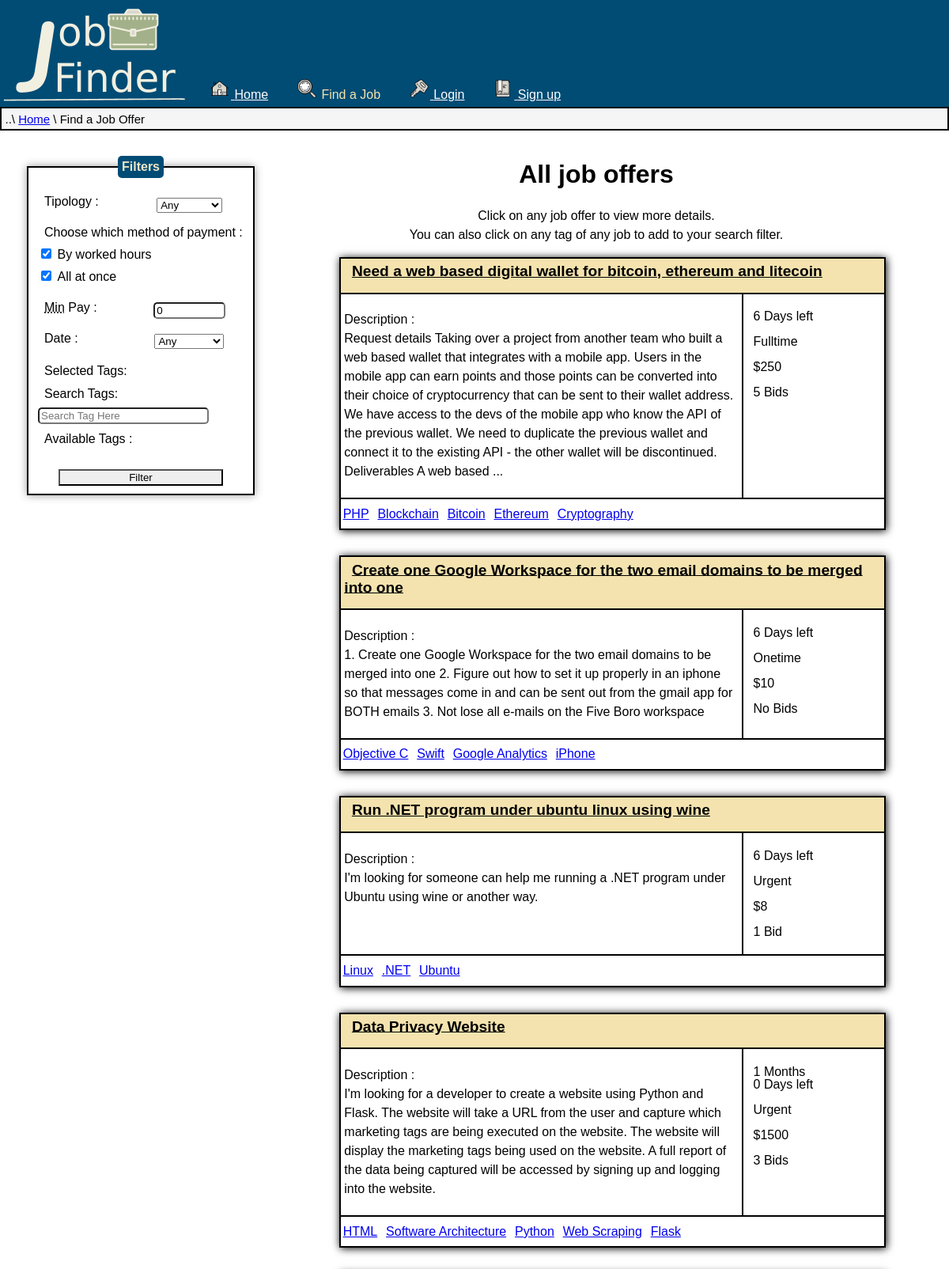
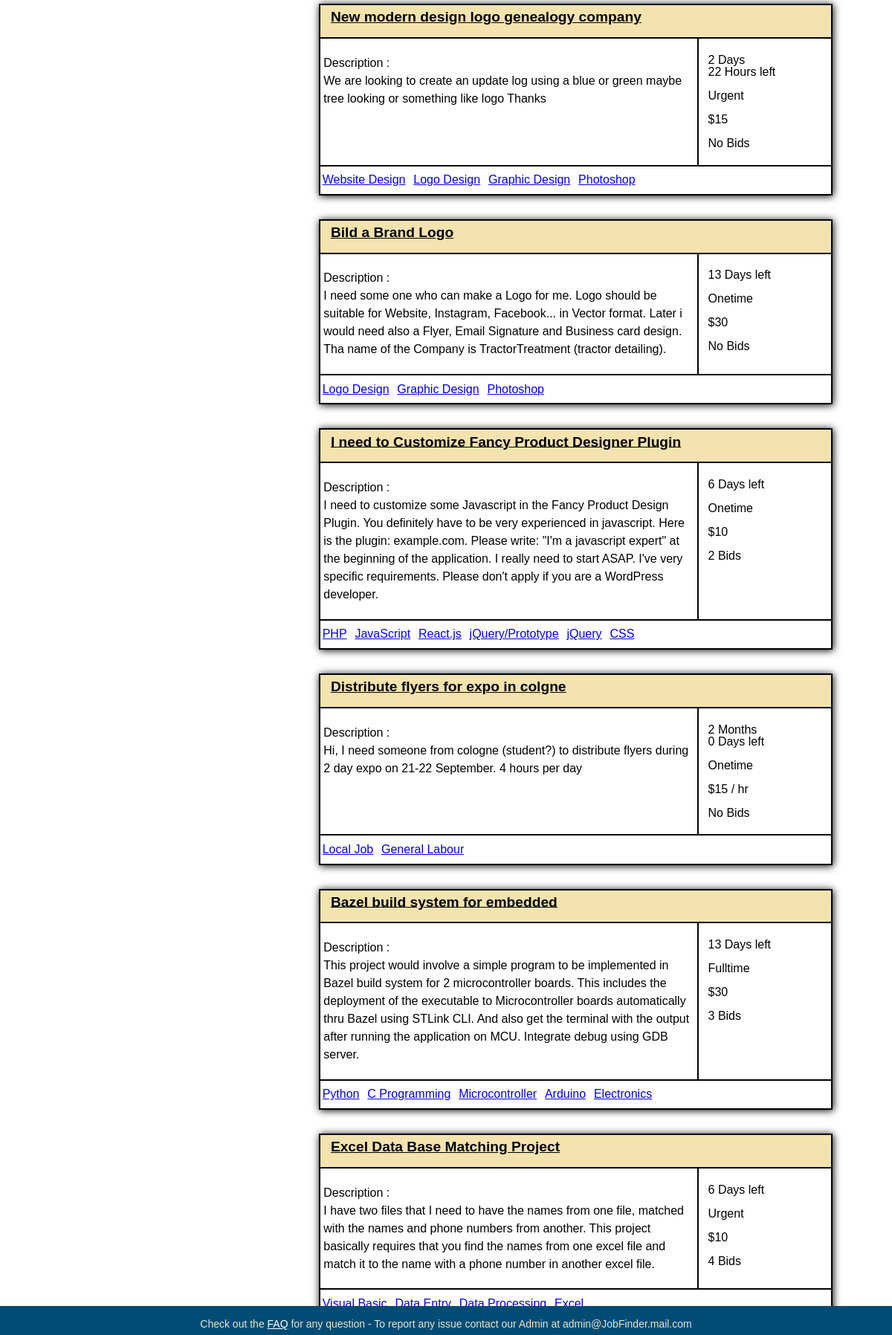
The app's page /PHP/FindJob.php (upper part) with its own data (2 pictures, top to bottom).
### tables this page shows
CREATE TABLE `current_jobs` (
  `Code_job` int(10) UNSIGNED NOT NULL,
  `Code_user` int(10) UNSIGNED NOT NULL,
  `Date` datetime NOT NULL,
  `Title` varchar(128) NOT NULL,
  `Description` varchar(4096) NOT NULL,
  `Tipology` enum('Fulltime','Onetime','Urgent','Recruiter') DEFAULT NULL,
  `Payment` tinyint(1) NOT NULL,
  `P_min` int(6) NOT NULL,
  `P_max` int(6) NOT NULL,
  `Expiring` datetime NOT NULL
);

### PHP/DBAccess.php (called while the page is built, shortened)
<?php
class DBAccess {
	private $connection;
	public function openDBConnection(){
		$this->connection = mysqli_connect(DBAccess::HOST_DB, DBAccess::USERNAME, DBAccess::PASSWORD, DBAccess::DBNAME);
		if(!$this->connection){
			echo("connessione al DB fallita: ".mysqli_connect_errno());
			return false;
		}
		else
			return true;
	}
  public function getBids($id) {
    if(isset($id)){
      $queryInserimento = 'SELECT users.Code_user AS Code, users.Picture as PFP,users.Nickname, bids.User_price AS Price, bids.Bid_selfdescription AS Description
							FROM bids INNER JOIN users ON bids.Code_user=users.Code_user WHERE Code_job = ? ;';
      $queryCall=mysqli_prepare($this->connection, $queryInserimento);
      mysqli_stmt_bind_param($queryCall,'i',$id);
      mysqli_stmt_execute($queryCall);
      $queryResult = mysqli_stmt_get_result($queryCall);
      if(mysqli_num_rows($queryResult) == 0)
        return null;
      $result=array();
      while($row=mysqli_fetch_assoc($queryResult))
        array_push($result, $row);
      return $result;
    } else
      return null;
  }
  public function getTags($id,$table) {
    if(isset($id) and isset($table)) {
		$user='SELECT tags_users.Code_tag, Name FROM tags_users INNER JOIN tags ON tags_users.Code_tag=tags.Code_tag WHERE Code_user = ?;';
		$current='SELECT tags_current_jobs.Code_tag, Name FROM tags_current_jobs INNER JOIN tags ON tags_current_jobs.Code_tag=tags.Code_tag WHERE Code_job = ?;';
		$past='SELECT tags_past_jobs.Code_tag, Name FROM tags_past_jobs INNER JOIN tags ON tags_past_jobs.Code_tag=tags.Code_tag WHERE Code_job = ?;';
		$queryCall=null;
		if(!$table)
			$queryCall=mysqli_prepare($this->connection, $user);
		else if($table==1)
			$queryCall=mysqli_prepare($this->connection, $current);
		else
			$queryCall=mysqli_prepare($this->connection, $past);
		mysqli_stmt_bind_param($queryCall,'i',$id);
		mysqli_stmt_execute($queryCall);
		$queryResult = mysqli_stmt_get_result($queryCall);
		if(mysqli_num_rows($queryResult) == 0)
			return null;
		else {
			$result=array();
			while ($tmp=mysqli_fetch_row($queryResult))
				$result[$tmp[1]]=$tmp[0];
			return $result;
		}
    } else
		return null;
  }
  public function searchJob($bool=false, $tipology='Any',$min=0,$date=9999999,$page=0,$pay=2){
	$page--;
	$begin='
	SELECT current_jobs.Code_job, Date, Title, current_jobs.Description, Tipology, Payment, P_min, P_max, Expiring FROM current_jobs';
	$middle="
	    INNER JOIN users
			ON users.Code_user=current_jobs.Code_user
		WHERE
		    users.Status='Active' AND
		 	TIMESTAMPDIFF(HOUR,Date,CURDATE()) < ? AND
			P_min > ?
			";
  $payString='';
	$middle2='
		ORDER BY
	';
	$end='
		 	Date 		   	DESC,
		 	Tipology';
	$Nresults='SELECT COUNT(*) FROM (';
	$limit=' LIMIT ?, ?;';
	$type='';
	$param=array();
	$query=$begin;
	$i=0;
	$query.=$middle;
    $query.=$payString;
	$type.='ii';
	$param[$i]=$date;
	$i++;
	$param[$i]=$min;
	$i++;
	if(!$bool){
		$query.=$middle2;
		$query.=$end;
	}
	if($bool){
		$query=$Nresults.$query.') AS subquery;';
		$queryCall=mysqli_prepare($this->connection,$query);
		$queryCall->bind_param($type, ...$param);
		mysqli_stmt_execute($queryCall);
		$result=mysqli_fetch_row(mysqli_stmt_get_result($queryCall))[0];
		return $result;
	}
	$query.=$limit;
	$type.='ii';
	$param[$i]=$page*10;
	$param[$i+1]=10;
	$queryCall=mysqli_prepare($this->connection,$query);
	$queryCall->bind_param($type, ...$param);
		mysqli_stmt_execute($queryCall);
	$queryResult = mysqli_stmt_get_result($queryCall);
	$result=array();
	while($row=mysqli_fetch_assoc($queryResult))
		array_push($result, $row);
	return $result;
  }
}
?>

### PHP/FindJob.php (the view, shortened to what this page needs)
<?php
	require_once 'DBAccess.php';
	$HTML = file_get_contents('..'. DIRECTORY_SEPARATOR .'HTML'. DIRECTORY_SEPARATOR .'FindJob.html');
	$HTMLContent ='';
	$TagModule = file_get_contents('..'. DIRECTORY_SEPARATOR .'HTML'. DIRECTORY_SEPARATOR .'Elements'. DIRECTORY_SEPARATOR .'TagsSearch.html');
	$HTML = str_replace('<TagModule/>',$TagModule,$HTML);
	if(isset($_SESSION['user_Username']))
	{
		$HTML = str_replace('<createjob/>','<li><a href="CreateJob.php">
		<img src="..'. DIRECTORY_SEPARATOR .'IMG'. DIRECTORY_SEPARATOR .'Icons'. DIRECTORY_SEPARATOR .'write.png" class="icons" alt=""> Create an Offer </a></li>',$HTML);
		$HTMLContent = '<li><a href="Welcome.php">
		<img src="..'. DIRECTORY_SEPARATOR .'IMG'. DIRECTORY_SEPARATOR .'UsrPrfl'. DIRECTORY_SEPARATOR . $_SESSION['user_Icon'] .'" alt="Your Profile Picture" id="profilepic" class="icons">User Profile</a></li>';
	}
	else
	{
		$HTML = str_replace('<createjob/>','',$HTML);
		$HTMLContent = '
		<li><a href="Login.php">
		<img src="..'. DIRECTORY_SEPARATOR .'IMG'. DIRECTORY_SEPARATOR .'Icons'. DIRECTORY_SEPARATOR .'login.png" class="icons" alt=""> Login </a></li>
		<li><a href="Signup.php">
		<img src="..'. DIRECTORY_SEPARATOR .'IMG'. DIRECTORY_SEPARATOR .'Icons'. DIRECTORY_SEPARATOR .'book.png" class="icons" alt=""> Sign up </a></li>';
	}
	$HTML = str_replace('<subpage/>',$HTMLContent,$HTML);
	$HtmlContent='<ul id="jobList">';
	$pageHTML='';
	$type= 'Any';
	$min=0;
	$Pay=0;
	$date=9999999;
	$page=1;
	$HtmlTypologySelect='
		<option value="Any" '.($type=='Any'? 'selected':'').'>Any</option>
		<option value="Fulltime" '.($type=='Fulltime'? 'selected':'').'>Fulltime</option>
		<option value="Onetime" '.($type=='Onetime'? 'selected':'').'>Onetime</option>
		<option value="Urgent" '.($type=='Urgent'? 'selected':'').'>Urgent</option>
		<option value="Recruiter" '.($type=='Recruiter'? 'selected':'').'>Recruiter</option>
		';
	$HtmlDateSelect='
		<option value="9999999" '.($date==9999999? 'selected':'').'>Any</option>
		<option value="1" '.($date==1? 'selected':'').'>Last Hour</option>
        <option value="24" '.($date==24? 'selected':'').'>Last Day</option>
        <option value="168" '.($date==168? 'selected':'').'>Last Week</option>
        <option value="744" '.($date==744? 'selected':'').'>Last Month</option>
		';
  $HtmlCheckboxPay='
    <label id="labelPayment">Choose which method of payment :</label>
    <input type="checkbox" id="Pay1" name="Pay1" value="Pay1" '. (($Pay==1 OR $Pay==0) ? 'checked' : '').'>
    <label for="Pay1" id="labelPay1"> By worked hours</label><br>
    <input type="checkbox" id="Pay2" name="Pay2" value="Pay2" '. (($Pay==2 OR $Pay==0) ? 'checked' : '').'>
    <label for="Pay2" id="labelPay2"> All at once</label>';
	$DBAccess = new DBAccess();
	$NumberPages = $DBAccess->searchJob(true,$type,$min,$date,$page,$Pay);
	$result = $DBAccess->searchJob(false,$type,$min,$date,$page,$Pay);
	$NumberPages=ceil($NumberPages / 10);
	if($result){
		foreach($result as $row)
		{
			$desc=$row["Description"];
			if(strlen($desc)>512){
				$desc=substr($desc,0,511);
				$desc=substr($desc,0,strrpos($desc, ' ') + 1).'...';
			}
			$bids= $DBAccess->getBids($row['Code_job']);
			if($bids)
				$bids=count($bids);
			else
				$bids=0;
			$left=DateTime::createFromFormat('Y-m-d H:i:s', $row["Expiring"])->diff(new DateTime());
			$leftString='';
			if($left->m)
				$leftString.=$left->m.' Months<br>'.$left->d.' Days';
			else if($left->d>2)
				$leftString.=$left->d.' Days';
			else if($left->d>0 and $left->d<3)
				$leftString.=$left->d.' Days<br>'.$left->h.' Hours';
			else
				$leftString.=$left->i.' Minutes';
			$HtmlContent .='
		<li class="job">
      <div class="jobTitle">
        <a class="title" href="..'. DIRECTORY_SEPARATOR .'PHP'. DIRECTORY_SEPARATOR .'ViewJob.php?Code_job='.$row["Code_job"].'">'.$row["Title"].'</a>
			</div>
      <div class="jobDescription">
				<p class="description"><span>Description</span> : <br>'.trim(preg_replace('/\s+/', ' ', $desc)).'</p>
			</div>
			<div class="info">
				<p class="date">'.$leftString.' left</p>
				<p class="type">'.trim($row["Tipology"]).'</p>
				<p class="minPay">$'.trim($row["P_min"]). (trim($row["Payment"])==0? '' : ' / hr') .'</p>
				<p class="bids">'.($bids? ($bids>1? ($bids.' Bids') : ($bids.' Bid')) : 'No Bids').'</p>
			</div>';
			$jobTags=$DBAccess->getTags($row['Code_job'],1);
			if($jobTags) {
				$HtmlContent .='
			<ul aria-label="list of tags" class="tags">';
				foreach($jobTags as $name=>$value){
					$HtmlContent .='
				<li><a href="?tag='.$value.'">'.$name.'</a></li>';
				}
				$HtmlContent .='
			</ul>';
			}
			$HtmlContent .='
		</li>';
		}
		$HtmlContent .='
	</ul>';
	}
	else
		$HtmlContent.='<p>No Jobs Currently Available. Try to change your filters in the <a href="#formFilter">filtering form</a> to find more Jobs.</p><img id="NoAvailableJob" src="../IMG/Tumbleweed.gif" alt="Animated image of a rolling tumbleweed across the desert" id="NoAvailableJob"></div>';
	if($result){
		$pageHTML ='';
		$urlType=($type)? '&amp;Tipology='.$type : '';
		$urlMin=($min>0)? '&amp;PayMin='.$min : '';
		$urlDate=($date!=9999999)? '&amp;Date='.$date : '';
		$urlPay=($Pay)? '&amp;pay='.$Pay :'';
		$get=$urlType . $urlMin . $urlDate . $urlPay;
		if($page>1)
			$pageHTML ='<li class="prevPage" title="first page" ><a href="FindJob.php?Page=1' . $get .'">|&lt;</a></li>
		<li  class="prevPage" title="previous page" ><a href="FindJob.php?Page='. ($page - 1) . $get .'">&lt;</a></li>';
		else
			$pageHTML ='<li class="notClickable" title="first page">|&lt;</li>
		<li class="notClickable" title="previous page">&lt;</li>';
		$pageHTML .='<li class="currentPage" title="current page">'.$page.'</li>';
		if($NumberPages-$page>0) $pageHTML .='<li class="succPage" title="page '.($page + 1).'"><a href="FindJob.php?Page='. ($page + 1) . $get .'">'. ($page + 1) .'</a></li>';
		if($NumberPages-$page>1) $pageHTML .='<li class="succPage" title="page '.($page + 2).'"><a href="FindJob.php?Page='. ($page + 2) . $get .'">'. ($page + 2) .'</a></li>';
		if($page<$NumberPages)
			$pageHTML .='<li  class="succPage" title="next page"><a href="FindJob.php?Page='. ($page + 1) . $get .'">&gt;</a></li>
		<li class="succPage" title="last page"><a href="FindJob.php?Page=' . $NumberPages .$get .'">&gt;|</a></li>';
		else
			$pageHTML .='<li class="notClickable" title="next page">&gt;</li>
		<li class="notClickable" title="last page">&gt;|</li>';
	}
	$HTML = str_replace('<ul id="jobList"></ul>',$HtmlContent,$HTML);
	$HTML = str_replace('<paging/>', $pageHTML, $HTML);
	$HTML = str_replace('<TipologySelect/>',$HtmlTypologySelect,$HTML);
	$HTML = str_replace('<paytype/>',$HtmlCheckboxPay,$HTML);
	$HTML = str_replace('[payval]','value="'.$min.'"',$HTML);
	$HTML = str_replace('<DateSelect/>',$HtmlDateSelect,$HTML);
  echo $HTML;
?>

### CSS/Print.css (style rules this page uses)
html { width: 100%; margin: 0; float: none; font-size: 1em; }
.hiddenHelp { display: none; }
header, header > img { display: none; }
ul#menu, ul#menu img { display: none; }
nav.breadcrumb { display: none; }
footer#footer, footer#footer img { display: none; }
form { display: none; }
h1 { font-size: 1.2em; }

### records on screen
current_jobs: Title "Need a web based digital wallet for bitcoin, ethereum and litecoin", Description "Request details Taking over a project from another team who built a web based wallet that integrates with a mobile app. Users in the mobile app can earn points and those points can be converted into their choice of cryptocurrency that can be sent to their wallet address. We have access to the devs of the mobile app who know the API of the previous wallet. We need to duplicate the previous wallet and connect it to the existing API - the other wallet will be discontinued. Deliverables A web based ...", Expiring "6 Days", Tipology "Fulltime", P_min "250"
current_jobs: Title "Create one Google Workspace for the two email domains to be merged into one", Description "1. Create one Google Workspace for the two email domains to be merged into one 2. Figure out how to set it up properly in an iphone so that messages come in and can be sent out from the gmail app for BOTH emails 3. Not lose all e-mails on the Five Boro workspace", Expiring "6 Days", Tipology "Onetime", P_min "10"
current_jobs: Title "Run .NET program under ubuntu linux using wine", Description "I'm looking for someone can help me running a .NET program under Ubuntu using wine or another way.", Expiring "6 Days", Tipology "Urgent", P_min "8"
current_jobs: Title "Data Privacy Website", Description "I'm looking for a developer to create a website using Python and Flask. The website will take a URL from the user and capture which marketing tags are being executed on the website. The website will display the marketing tags being used on the website. A full report of the data being captured will be accessed by signing up and logging into the website.", Expiring "1", Expiring "0", Tipology "Urgent", P_min "1500"
current_jobs: Title "New modern design logo genealogy company", Description "We are looking to create an update log using a blue or green maybe tree looking or something like logo Thanks", Expiring "2", Expiring "22", Tipology "Urgent", P_min "15"
current_jobs: Title "Bild a Brand Logo", Description "I need some one who can make a Logo for me. Logo should be suitable for Website, Instagram, Facebook... in Vector format. Later i would need also a Flyer, Email Signature and Business card design. Tha name of the Company is TractorTreatment (tractor detailing).", Expiring "13 Days", Tipology "Onetime", P_min "30"
current_jobs: Title "I need to Customize Fancy Product Designer Plugin", Description "I need to customize some Javascript in the Fancy Product Design Plugin. You definitely have to be very experienced in javascript. Here is the plugin: example.com. Please write: \"I'm a javascript expert\" at the beginning of the application. I really need to start ASAP. I've very specific requirements. Please don't apply if you are a WordPress developer.", Expiring "6 Days", Tipology "Onetime", P_min "10"
current_jobs: Title "Distribute flyers for expo in colgne", Description "Hi, I need someone from cologne (student?) to distribute flyers during 2 day expo on 21-22 September. 4 hours per day", Expiring "2", Expiring "0", Tipology "Onetime", P_min "15"
current_jobs: Title "Bazel build system for embedded", Description "This project would involve a simple program to be implemented in Bazel build system for 2 microcontroller boards. This includes the deployment of the executable to Microcontroller boards automatically thru Bazel using STLink CLI. And also get the terminal with the output after running the application on MCU. Integrate debug using GDB server.", Expiring "13 Days", Tipology "Fulltime", P_min "30"
current_jobs: Title "Excel Data Base Matching Project", Description "I have two files that I need to have the names from one file, matched with the names and phone numbers from another. This project basically requires that you find the names from one excel file and match it to the name with a phone number in another excel file.", Expiring "6 Days", Tipology "Urgent", P_min "10"

### other values on screen
$bids "5 3 2 3 4"
$name "PHP"
$name "Blockchain"
$name "Bitcoin"
$name "Ethereum"
$name "Cryptography"
$name "Objective C"
$name "Swift"
$name "Google Analytics"
$name "iPhone"
$bids "1"
$name "Linux"
$name ".NET"
$name "Ubuntu"
$name "HTML"
